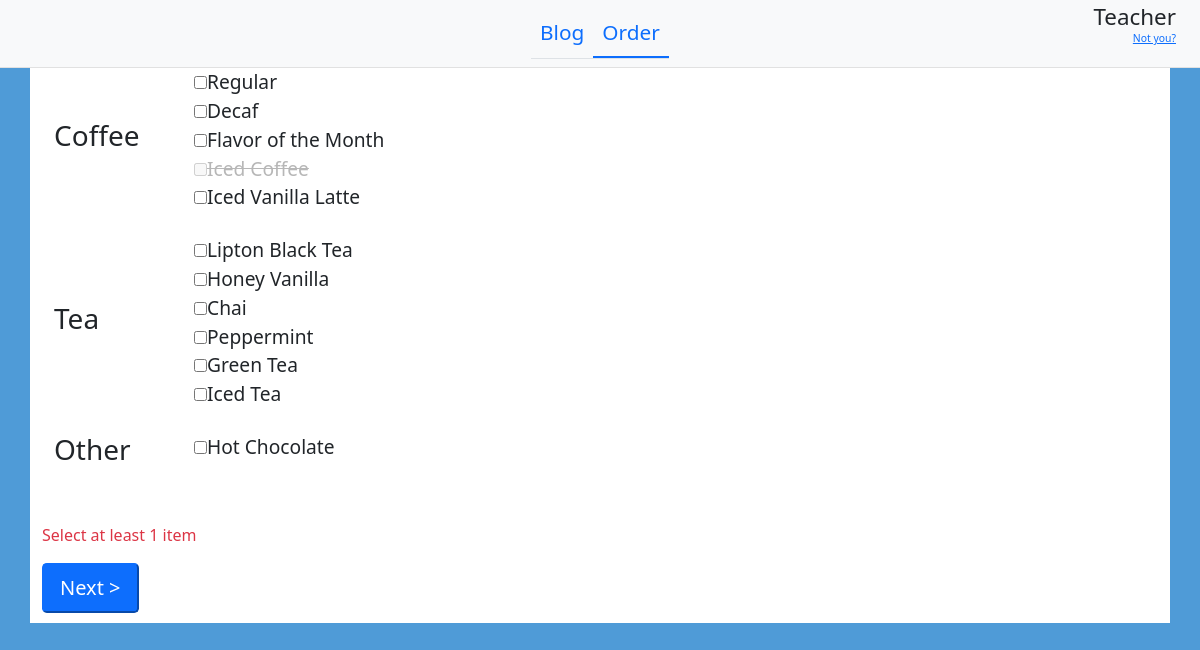
The page /order.php (signed in) on the database its author committed.
### tables this page shows
CREATE TABLE `coffee_flavor` (
  `Prim` int(2) NOT NULL,
  `Name` varchar(50) NOT NULL,
  `Enabled` tinyint(1) NOT NULL
);

CREATE TABLE `tea_flavor` (
  `Prim` int(2) NOT NULL,
  `Name` varchar(50) NOT NULL,
  `Enabled` tinyint(1) NOT NULL
);

CREATE TABLE `misc_flavor` (
  `Prim` int(2) NOT NULL,
  `Name` varchar(50) NOT NULL,
  `Enabled` tinyint(1) NOT NULL
);

### order.php (the view, shortened to what this page needs)
<!DOCTYPE html>
<html lang="en" dir="ltr">
  <head>
    <link rel="stylesheet" href="css/master.css">
    <link href="https://cdn.jsdelivr.net/npm/bootstrap@5.0.0-beta3/dist/css/bootstrap.min.css" rel="stylesheet">
  </head>
  <?php
    if ($_SERVER['REQUEST_METHOD'] == "GET") {
      $data = array();
      if (sizeof($data) < 2) {
        $errormsg = "<p class='text-danger'>Select at least 1 item</p>";
      }
      else {
        header("Location: checkout.php?" . http_build_query($data));
        die();
      }
    }
   ?>
  <body>
    <nav class="navbar navbar-expand bg-light align-content-center justify-content-center">
      <ul class="navbar-nav nav-tabs nav-justified  align-content-center justify-content-center">
        <li class="nav-item" ><a class="nav-link" href="blog.php">Blog</a></li>
        <li class="nav-item active" ><a class="nav-link" href="#">Order</a></li>
      </ul>
      <div class="user-info">
        <h4><?php echo $_SESSION['FirstName'] . " " . $_SESSION['LastName'] ?></h4>
        <p class=""><a href="logout.php">Not you?</a></p>
      </div>
    </nav>
    <main class="container">
      <form class="" action="order.php" method="get">
        <?php
        $servername = "localhost";
        $username = "siteaccess";
        $password = "N7Y#\$Ms9cK@CD!";
        $dbname = "perchweb";
        $conn = mysqli_connect($servername, $username, $password, $dbname);
        $sql = "SELECT * FROM coffee_flavor";
        $result = mysqli_query($conn, $sql);
        echo "<div class='section_con container'>
                <h3 class='section_label'>Coffee</h3>
                <div class='section_opt'>";
        while ($row = mysqli_fetch_assoc($result)) {
          echo "<input id='coffee" . $row['Prim'] . "' type='checkbox' name='coffee_flavor' value='" . $row['Name'] . "'";
          if ($row['Enabled'] == 0) {
            echo " disabled ";
          }
          echo "/><label ";
          if ($row['Enabled'] == 0) {
            echo " class='disabled_label' ";
          }
          echo "for='coffee" . $row['Prim'] . "'>" . $row['Name'] . "</label>";
          echo "/><br>";
          echo "
          <script>
            $(function () {
                $('#coffee" . $row['Prim'] . "').on('click', function () {
                    $('#cnum" . $row['Prim'] . "').toggle(this.checked);
                    if (!$(this).is(':checked')) {
                        $('#cnum" . $row['Prim'] . "').val(0);
                    }
                    else $('#cnum" . $row['Prim'] . "').val(1);
                });
            });
          </script>";        }
        echo "</div></div><br>";
        $sql = "SELECT * FROM tea_flavor";
        $result = mysqli_query($conn, $sql);
        echo "<div class='section_con container'>
                <h3 class='section_label'>Tea</h3>
                <div class='section_opt'>";
        while ($row = mysqli_fetch_assoc($result)) {
          echo "<input id='tea" . $row['Prim'] . "' type='checkbox' name='tea_flavor' value='" . $row['Name'] . "'";
          if ($row['Enabled'] == 0) {
            echo " disabled ";
          }
          echo "/><label ";
          if ($row['Enabled'] == 0) {
            echo " class='disabled_label' ";
          }
          echo "for='tea" . $row['Prim'] . "'>" . $row['Name'] . "</label>";
          echo "/><br>";
        }
        echo "</div></div><br>";
        $sql = "SELECT * FROM misc_flavor";
        $result = mysqli_query($conn, $sql);
        echo "<div class='section_con container'>
                <h3 class='section_label'>Other</h3>
                <div class='section_opt'>";
        while ($row = mysqli_fetch_assoc($result)) {
          echo "<input id='misc" . $row['Prim'] . "' type='checkbox' name='misc_flavor' value='" . $row['Name'] . "'";
          if ($row['Enabled'] == 0) {
            echo " disabled ";
          }
          echo "/><label ";
          if ($row['Enabled'] == 0) {
            echo " class='disabled_label' ";
          }
          echo "for='misc" . $row['Prim'] . "'>" . $row['Name'] . "</label>";
          echo "/><br>";
        }
        echo "</div></div>";
        ?>
        <br><br>
        <?php if (isset($errormsg)) echo $errormsg; ?>
        <input class="btn-primary btn-lg" type="submit" name="" value="Next >">
        <br>
      </form>
    </main>
  </body>
</html>

### css/master.css (style rules this page uses)
.navbar { border-bottom: .1px solid #E1E1E1; }
.nav-link { font-size: 130%; }
.active { border-bottom: 2px solid #0d6efd !important; }
.user-info { position: absolute; right: 0; margin-right: 2%; margin-bottom: 0; }
.user-info h4 { font-size: 140%; margin-bottom: 0; }
.user-info p { font-size: 65%; float: right; }
body { background-color: #4F9BD7 !important; }
main { width: 500px; background-color: #FFF; }
.section_con { display: flex; flex-direction: row; align-content: center; align-items: baseline; justify-content: flex-start; }
.section_label { align-self: center; width: 100px; }
.section_opt { padding-left: 40px; font-size: 120%; }
.disabled_label { color: #B7B7B7; text-decoration: line-through; }
form input[type="submit"] { margin-bottom: 10px; }
form { margin-bottom: 3vh; }

### rows shown on the page
coffee_flavor: Name "Regular"
coffee_flavor: Name "Decaf"
coffee_flavor: Name "Flavor of the Month"
coffee_flavor: Name "Iced Coffee"
coffee_flavor: Name "Iced Vanilla Latte"
tea_flavor: Name "Lipton Black Tea"
tea_flavor: Name "Honey Vanilla"
tea_flavor: Name "Chai"
tea_flavor: Name "Peppermint"
tea_flavor: Name "Green Tea"
tea_flavor: Name "Iced Tea"
misc_flavor: Name "Hot Chocolate"

### other values the page prints
$_SESSION['FirstName'] "Teacher"
